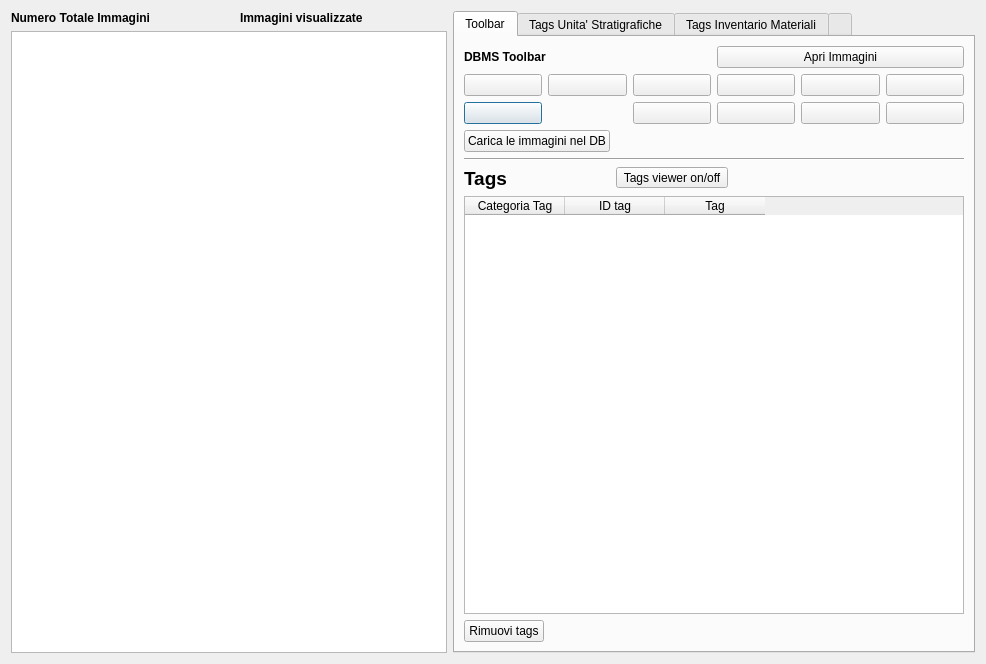
<?xml version="1.0" encoding="UTF-8"?>
<ui version="4.0">
 <class>DialogImageViewer</class>
 <widget class="QDialog" name="DialogImageViewer">
  <property name="geometry">
   <rect>
    <x>0</x>
    <y>0</y>
    <width>986</width>
    <height>664</height>
   </rect>
  </property>
  <property name="windowTitle">
   <string>Dialog</string>
  </property>
  <layout class="QGridLayout" name="gridLayout_2">
   <item row="0" column="0">
    <widget class="QSplitter" name="splitter">
     <property name="orientation">
      <enum>Qt::Horizontal</enum>
     </property>
     <widget class="QWidget" name="layoutWidget">
      <layout class="QGridLayout" name="gridLayout">
       <item row="1" column="0" colspan="4">
        <widget class="QListWidget" name="iconListWidget">
         <property name="frameShape">
          <enum>QFrame::StyledPanel</enum>
         </property>
         <property name="frameShadow">
          <enum>QFrame::Sunken</enum>
         </property>
         <property name="lineWidth">
          <number>2</number>
         </property>
         <property name="midLineWidth">
          <number>2</number>
         </property>
         <property name="showDropIndicator" stdset="0">
          <bool>false</bool>
         </property>
         <property name="iconSize">
          <size>
           <width>150</width>
           <height>150</height>
          </size>
         </property>
         <property name="movement">
          <enum>QListView::Snap</enum>
         </property>
         <property name="resizeMode">
          <enum>QListView::Adjust</enum>
         </property>
         <property name="layoutMode">
          <enum>QListView::Batched</enum>
         </property>
         <property name="gridSize">
          <size>
           <width>160</width>
           <height>160</height>
          </size>
         </property>
         <property name="viewMode">
          <enum>QListView::IconMode</enum>
         </property>
         <property name="uniformItemSizes">
          <bool>true</bool>
         </property>
         <property name="batchSize">
          <number>1000</number>
         </property>
        </widget>
       </item>
       <item row="0" column="3">
        <widget class="QLabel" name="label_img_visualizzate">
         <property name="text">
          <string/>
         </property>
        </widget>
       </item>
       <item row="0" column="1">
        <widget class="QLabel" name="label_num_tot_immagini">
         <property name="text">
          <string/>
         </property>
        </widget>
       </item>
       <item row="0" column="0">
        <widget class="QLabel" name="label_2">
         <property name="font">
          <font>
           <weight>75</weight>
           <bold>true</bold>
          </font>
         </property>
         <property name="text">
          <string>Numero Totale Immagini</string>
         </property>
        </widget>
       </item>
       <item row="0" column="2">
        <widget class="QLabel" name="label_4">
         <property name="font">
          <font>
           <weight>75</weight>
           <bold>true</bold>
          </font>
         </property>
         <property name="text">
          <string>Immagini visualizzate</string>
         </property>
        </widget>
       </item>
      </layout>
     </widget>
    </widget>
   </item>
   <item row="0" column="1">
    <widget class="QTabWidget" name="tabWidget">
     <property name="currentIndex">
      <number>0</number>
     </property>
     <widget class="QWidget" name="tab_1">
      <attribute name="title">
       <string>Toolbar</string>
      </attribute>
      <layout class="QFormLayout" name="formLayout">
       <property name="fieldGrowthPolicy">
        <enum>QFormLayout::AllNonFixedFieldsGrow</enum>
       </property>
       <item row="0" column="0" colspan="2">
        <layout class="QGridLayout" name="gridLayout_4">
         <item row="1" column="0" colspan="2">
          <layout class="QGridLayout" name="gridLayout_5">
           <item row="2" column="0">
            <widget class="QPushButton" name="pushButton_delete">
             <property name="font">
              <font>
               <pointsize>9</pointsize>
              </font>
             </property>
             <property name="toolTip">
              <string>Delete record</string>
             </property>
             <property name="text">
              <string/>
             </property>
             <property name="icon">
              <iconset>
               <normaloff>:/images/delete.png</normaloff>:/images/delete.png</iconset>
             </property>
            </widget>
           </item>
           <item row="2" column="2">
            <widget class="QPushButton" name="pushButton_new_search">
             <property name="font">
              <font>
               <pointsize>9</pointsize>
              </font>
             </property>
             <property name="toolTip">
              <string>new search</string>
             </property>
             <property name="text">
              <string/>
             </property>
             <property name="icon">
              <iconset>
               <normaloff>:/images/new_search.png</normaloff>:/images/new_search.png</iconset>
             </property>
            </widget>
           </item>
           <item row="2" column="3">
            <widget class="QPushButton" name="pushButton_search_go">
             <property name="font">
              <font>
               <pointsize>9</pointsize>
              </font>
             </property>
             <property name="toolTip">
              <string>search !!!</string>
             </property>
             <property name="text">
              <string/>
             </property>
             <property name="icon">
              <iconset>
               <normaloff>:/images/search.png</normaloff>:/images/search.png</iconset>
             </property>
            </widget>
           </item>
           <item row="2" column="6">
            <widget class="QPushButton" name="pushButton_sort">
             <property name="font">
              <font>
               <pointsize>9</pointsize>
              </font>
             </property>
             <property name="toolTip">
              <string>Order by</string>
             </property>
             <property name="text">
              <string/>
             </property>
             <property name="icon">
              <iconset>
               <normaloff>:/images/sort.png</normaloff>:/images/sort.png</iconset>
             </property>
            </widget>
           </item>
           <item row="2" column="4">
            <widget class="QPushButton" name="pushButton_view_all">
             <property name="font">
              <font>
               <pointsize>9</pointsize>
              </font>
             </property>
             <property name="toolTip">
              <string>View alls records</string>
             </property>
             <property name="text">
              <string/>
             </property>
             <property name="icon">
              <iconset>
               <normaloff>:/images/view_all.png</normaloff>:/images/view_all.png</iconset>
             </property>
            </widget>
           </item>
           <item row="0" column="0">
            <widget class="QPushButton" name="pushButton_last_rec">
             <property name="toolTip">
              <string>Last rec</string>
             </property>
             <property name="text">
              <string/>
             </property>
             <property name="icon">
              <iconset>
               <normaloff>:/images/7_rightArrows.png</normaloff>:/images/7_rightArrows.png</iconset>
             </property>
            </widget>
           </item>
           <item row="0" column="1">
            <widget class="QPushButton" name="pushButton_first_rec">
             <property name="toolTip">
              <string>First rec</string>
             </property>
             <property name="text">
              <string/>
             </property>
             <property name="icon">
              <iconset>
               <normaloff>:/images/5_leftArrows.png</normaloff>:/images/5_leftArrows.png</iconset>
             </property>
            </widget>
           </item>
           <item row="0" column="2">
            <widget class="QPushButton" name="pushButton_prev_rec">
             <property name="toolTip">
              <string>Prev rec</string>
             </property>
             <property name="text">
              <string/>
             </property>
             <property name="icon">
              <iconset>
               <normaloff>:/images/4_leftArrow.png</normaloff>:/images/4_leftArrow.png</iconset>
             </property>
            </widget>
           </item>
           <item row="0" column="3">
            <widget class="QPushButton" name="pushButton_next_rec">
             <property name="toolTip">
              <string>Next rec</string>
             </property>
             <property name="text">
              <string/>
             </property>
             <property name="icon">
              <iconset>
               <normaloff>:/images/6_rightArrow.png</normaloff>:/images/6_rightArrow.png</iconset>
             </property>
            </widget>
           </item>
           <item row="0" column="4">
            <widget class="QPushButton" name="pushButton_new_rec">
             <property name="font">
              <font>
               <pointsize>9</pointsize>
              </font>
             </property>
             <property name="toolTip">
              <string>New record</string>
             </property>
             <property name="text">
              <string/>
             </property>
             <property name="icon">
              <iconset>
               <normaloff>:/images/newrec.png</normaloff>:/images/newrec.png</iconset>
             </property>
            </widget>
           </item>
           <item row="0" column="6">
            <widget class="QPushButton" name="pushButton_save">
             <property name="font">
              <font>
               <pointsize>9</pointsize>
              </font>
             </property>
             <property name="toolTip">
              <string>Save</string>
             </property>
             <property name="text">
              <string/>
             </property>
             <property name="icon">
              <iconset>
               <normaloff>:/images/b_save.png</normaloff>:/images/b_save.png</iconset>
             </property>
             <property name="autoDefault">
              <bool>false</bool>
             </property>
            </widget>
           </item>
          </layout>
         </item>
         <item row="0" column="0">
          <widget class="QLabel" name="label_29">
           <property name="font">
            <font>
             <weight>75</weight>
             <bold>true</bold>
            </font>
           </property>
           <property name="text">
            <string>DBMS Toolbar</string>
           </property>
          </widget>
         </item>
         <item row="0" column="1">
          <widget class="QPushButton" name="pushButton_openMedia">
           <property name="text">
            <string>Apri Immagini</string>
           </property>
          </widget>
         </item>
        </layout>
       </item>
       <item row="1" column="0">
        <widget class="QPushButton" name="pushButton_chose_dir">
         <property name="text">
          <string>Carica le immagini nel DB</string>
         </property>
        </widget>
       </item>
       <item row="4" column="0">
        <widget class="QLabel" name="label_5">
         <property name="font">
          <font>
           <pointsize>14</pointsize>
           <weight>75</weight>
           <bold>true</bold>
          </font>
         </property>
         <property name="text">
          <string>Tags</string>
         </property>
        </widget>
       </item>
       <item row="5" column="0" colspan="2">
        <widget class="QTableWidget" name="tableWidget_tags">
         <column>
          <property name="text">
           <string>Categoria Tag</string>
          </property>
          <property name="background">
           <color>
            <red>255</red>
            <green>255</green>
            <blue>255</blue>
           </color>
          </property>
         </column>
         <column>
          <property name="text">
           <string>ID tag</string>
          </property>
          <property name="background">
           <color>
            <red>255</red>
            <green>255</green>
            <blue>255</blue>
           </color>
          </property>
         </column>
         <column>
          <property name="text">
           <string>Tag</string>
          </property>
          <property name="background">
           <color>
            <red>24</red>
            <green>183</green>
            <blue>240</blue>
           </color>
          </property>
         </column>
        </widget>
       </item>
       <item row="4" column="1">
        <widget class="QToolButton" name="toolButton_tags_on_off">
         <property name="focusPolicy">
          <enum>Qt::TabFocus</enum>
         </property>
         <property name="toolTip">
          <string>Attiva/disattiva la visualizzazione dei tags</string>
         </property>
         <property name="text">
          <string>Tags viewer on/off</string>
         </property>
         <property name="checkable">
          <bool>true</bool>
         </property>
         <property name="autoRepeatDelay">
          <number>300</number>
         </property>
         <property name="toolButtonStyle">
          <enum>Qt::ToolButtonIconOnly</enum>
         </property>
        </widget>
       </item>
       <item row="3" column="0" colspan="2">
        <widget class="Line" name="line">
         <property name="minimumSize">
          <size>
           <width>500</width>
           <height>0</height>
          </size>
         </property>
         <property name="orientation">
          <enum>Qt::Horizontal</enum>
         </property>
        </widget>
       </item>
       <item row="6" column="0">
        <widget class="QPushButton" name="pushButton_remove_tags">
         <property name="text">
          <string>Rimuovi tags</string>
         </property>
        </widget>
       </item>
      </layout>
     </widget>
     <widget class="QWidget" name="tab_2">
      <attribute name="title">
       <string>Tags Unita' Stratigrafiche</string>
      </attribute>
      <layout class="QGridLayout" name="gridLayout_3">
       <item row="0" column="0">
        <layout class="QVBoxLayout" name="verticalLayout_2">
         <item>
          <layout class="QHBoxLayout" name="horizontalLayout">
           <item>
            <spacer name="horizontalSpacer">
             <property name="orientation">
              <enum>Qt::Horizontal</enum>
             </property>
             <property name="sizeHint" stdset="0">
              <size>
               <width>40</width>
               <height>20</height>
              </size>
             </property>
            </spacer>
           </item>
           <item>
            <widget class="QLabel" name="label">
             <property name="text">
              <string>Tags manager</string>
             </property>
            </widget>
           </item>
           <item>
            <widget class="QPushButton" name="pushButton_addRow_US">
             <property name="text">
              <string>+</string>
             </property>
            </widget>
           </item>
           <item>
            <widget class="QPushButton" name="pushButton_removeRow_US">
             <property name="text">
              <string>-</string>
             </property>
            </widget>
           </item>
          </layout>
         </item>
         <item>
          <widget class="QTableWidget" name="tableWidgetTags_US">
           <row>
            <property name="text">
             <string/>
            </property>
           </row>
           <column>
            <property name="text">
             <string>Sito</string>
            </property>
           </column>
           <column>
            <property name="text">
             <string>Area</string>
            </property>
           </column>
           <column>
            <property name="text">
             <string>US</string>
            </property>
           </column>
          </widget>
         </item>
         <item>
          <widget class="QPushButton" name="pushButton_assignTags_US">
           <property name="text">
            <string>Assegna i tags</string>
           </property>
          </widget>
         </item>
        </layout>
       </item>
      </layout>
      <zorder></zorder>
     </widget>
     <widget class="QWidget" name="tab">
      <attribute name="title">
       <string>Tags Inventario Materiali</string>
      </attribute>
      <layout class="QGridLayout" name="gridLayout_6">
       <item row="0" column="0">
        <layout class="QVBoxLayout" name="verticalLayout_3">
         <item>
          <layout class="QHBoxLayout" name="horizontalLayout_2">
           <item>
            <spacer name="horizontalSpacer_2">
             <property name="orientation">
              <enum>Qt::Horizontal</enum>
             </property>
             <property name="sizeHint" stdset="0">
              <size>
               <width>40</width>
               <height>20</height>
              </size>
             </property>
            </spacer>
           </item>
           <item>
            <widget class="QLabel" name="label_3">
             <property name="text">
              <string>Tags manager</string>
             </property>
            </widget>
           </item>
           <item>
            <widget class="QPushButton" name="pushButton_addRow_MAT">
             <property name="text">
              <string>+</string>
             </property>
            </widget>
           </item>
           <item>
            <widget class="QPushButton" name="pushButton_removeRow_MAT">
             <property name="text">
              <string>-</string>
             </property>
            </widget>
           </item>
          </layout>
         </item>
         <item>
          <widget class="QTableWidget" name="tableWidgetTags_MAT">
           <row>
            <property name="text">
             <string/>
            </property>
           </row>
           <column>
            <property name="text">
             <string>Sito</string>
            </property>
           </column>
           <column>
            <property name="text">
             <string>Numero Inventario</string>
            </property>
           </column>
          </widget>
         </item>
         <item>
          <widget class="QPushButton" name="pushButton_assignTags_MAT">
           <property name="text">
            <string>Assegna i tags</string>
           </property>
          </widget>
         </item>
        </layout>
       </item>
      </layout>
     </widget>
     <widget class="QWidget" name="tab_3">
      <attribute name="title">
       <string/>
      </attribute>
      <widget class="QWidget" name="layoutWidget_2">
       <property name="geometry">
        <rect>
         <x>10</x>
         <y>10</y>
         <width>461</width>
         <height>87</height>
        </rect>
       </property>
       <layout class="QGridLayout" name="gridLayout_7">
        <item row="1" column="0" colspan="2">
         <layout class="QGridLayout" name="gridLayout_8">
          <item row="2" column="0">
           <widget class="QPushButton" name="pushButton_delete_2">
            <property name="font">
             <font>
              <pointsize>9</pointsize>
             </font>
            </property>
            <property name="toolTip">
             <string>Delete record</string>
            </property>
            <property name="text">
             <string/>
            </property>
            <property name="icon">
             <iconset>
              <normaloff>:/images/delete.png</normaloff>:/images/delete.png</iconset>
            </property>
           </widget>
          </item>
          <item row="2" column="2">
           <widget class="QPushButton" name="pushButton_new_search_2">
            <property name="font">
             <font>
              <pointsize>9</pointsize>
             </font>
            </property>
            <property name="toolTip">
             <string>new search</string>
            </property>
            <property name="text">
             <string/>
            </property>
            <property name="icon">
             <iconset>
              <normaloff>:/images/new_search.png</normaloff>:/images/new_search.png</iconset>
            </property>
           </widget>
          </item>
          <item row="2" column="3">
           <widget class="QPushButton" name="pushButton_search_go_2">
            <property name="font">
             <font>
              <pointsize>9</pointsize>
             </font>
            </property>
            <property name="toolTip">
             <string>search !!!</string>
            </property>
            <property name="text">
             <string/>
            </property>
            <property name="icon">
             <iconset>
              <normaloff>:/images/search.png</normaloff>:/images/search.png</iconset>
            </property>
           </widget>
          </item>
          <item row="2" column="6">
           <widget class="QPushButton" name="pushButton_sort_2">
            <property name="font">
             <font>
              <pointsize>9</pointsize>
             </font>
            </property>
            <property name="toolTip">
             <string>Order by</string>
            </property>
            <property name="text">
             <string/>
            </property>
            <property name="icon">
             <iconset>
              <normaloff>:/images/sort.png</normaloff>:/images/sort.png</iconset>
            </property>
           </widget>
          </item>
          <item row="2" column="4">
           <widget class="QPushButton" name="pushButton_view_all_2">
            <property name="font">
             <font>
              <pointsize>9</pointsize>
             </font>
            </property>
            <property name="toolTip">
             <string>View alls records</string>
            </property>
            <property name="text">
             <string/>
            </property>
            <property name="icon">
             <iconset>
              <normaloff>:/images/view_all.png</normaloff>:/images/view_all.png</iconset>
            </property>
           </widget>
          </item>
          <item row="0" column="0">
           <widget class="QPushButton" name="pushButton_last_rec_2">
            <property name="toolTip">
             <string>Last rec</string>
            </property>
            <property name="text">
             <string/>
            </property>
            <property name="icon">
             <iconset>
              <normaloff>:/images/7_rightArrows.png</normaloff>:/images/7_rightArrows.png</iconset>
            </property>
           </widget>
          </item>
          <item row="0" column="1">
           <widget class="QPushButton" name="pushButton_first_rec_2">
            <property name="toolTip">
             <string>First rec</string>
            </property>
            <property name="text">
             <string/>
            </property>
            <property name="icon">
             <iconset>
              <normaloff>:/images/5_leftArrows.png</normaloff>:/images/5_leftArrows.png</iconset>
            </property>
           </widget>
          </item>
          <item row="0" column="2">
           <widget class="QPushButton" name="pushButton_prev_rec_2">
            <property name="toolTip">
             <string>Prev rec</string>
            </property>
            <property name="text">
             <string/>
            </property>
            <property name="icon">
             <iconset>
              <normaloff>:/images/4_leftArrow.png</normaloff>:/images/4_leftArrow.png</iconset>
            </property>
           </widget>
          </item>
          <item row="0" column="3">
           <widget class="QPushButton" name="pushButton_next_rec_2">
            <property name="toolTip">
             <string>Next rec</string>
            </property>
            <property name="text">
             <string/>
            </property>
            <property name="icon">
             <iconset>
              <normaloff>:/images/6_rightArrow.png</normaloff>:/images/6_rightArrow.png</iconset>
            </property>
           </widget>
          </item>
          <item row="0" column="4">
           <widget class="QPushButton" name="pushButton_new_rec_2">
            <property name="font">
             <font>
              <pointsize>9</pointsize>
             </font>
            </property>
            <property name="toolTip">
             <string>New record</string>
            </property>
            <property name="text">
             <string/>
            </property>
            <property name="icon">
             <iconset>
              <normaloff>:/images/newrec.png</normaloff>:/images/newrec.png</iconset>
            </property>
           </widget>
          </item>
          <item row="0" column="6">
           <widget class="QPushButton" name="pushButton_save_2">
            <property name="font">
             <font>
              <pointsize>9</pointsize>
             </font>
            </property>
            <property name="toolTip">
             <string>Save</string>
            </property>
            <property name="text">
             <string/>
            </property>
            <property name="icon">
             <iconset>
              <normaloff>:/images/b_save.png</normaloff>:/images/b_save.png</iconset>
            </property>
            <property name="autoDefault">
             <bool>false</bool>
            </property>
           </widget>
          </item>
         </layout>
        </item>
        <item row="0" column="0">
         <widget class="QLabel" name="label_30">
          <property name="font">
           <font>
            <weight>75</weight>
            <bold>true</bold>
           </font>
          </property>
          <property name="text">
           <string>DBMS Toolbar</string>
          </property>
         </widget>
        </item>
        <item row="0" column="1">
         <widget class="QPushButton" name="pushButton_openMedia_2">
          <property name="text">
           <string>Apri Immagini</string>
          </property>
         </widget>
        </item>
       </layout>
      </widget>
     </widget>
    </widget>
   </item>
  </layout>
 </widget>
 <resources/>
 <connections/>
</ui>
